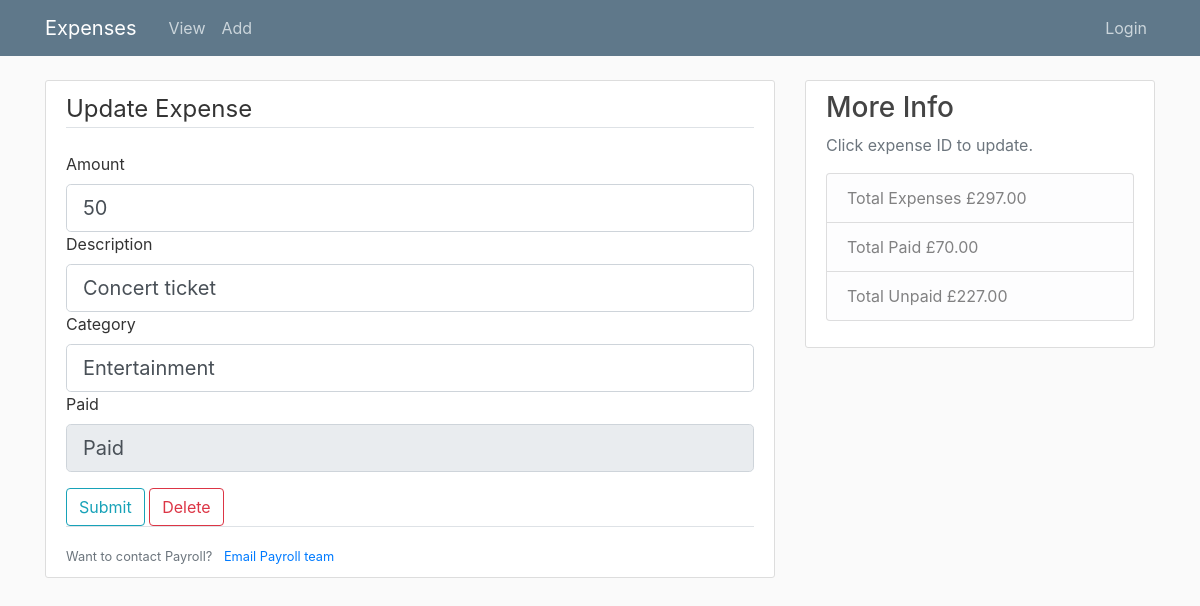
/1/1/update, run on the app's committed database.
### expenses.py (models this page shows)
class Expense(db.Model):
    id = db.Column(db.Integer, index=True, primary_key=True)
    amount = db.Column(db.Integer, index=True)
    description = db.Column(db.String, index=True)
    category = db.Column(db.String, index=True)
    repaid = db.Column(db.String, default="Unpaid", index=True)
    userId = db.Column(db.Integer, db.ForeignKey('user.id'))

### expenses.py (the view)
@app.route("/<int:user_id>/<int:expense_id>/update", methods=["GET", "POST"])
def update(user_id, expense_id):
    expense = Expense.query.get_or_404(expense_id)
    form = UpdateForm()
    if form.validate_on_submit():
        expense.amount = form.amount.data
        expense.description = form.description.data
        expense.category = form.category.data
        db.session.commit()
        flash(f"Expense updated", "success")
        return redirect(url_for("home", user_id=user_id, totalexpense=allexpense(user_id),
                                totalPaid=totalPaid(user_id), totalUnpaid=totalUnpaid(user_id)))
    elif request.method == "GET":
        form.amount.data = expense.amount
        form.description.data = expense.description
        form.category.data = expense.category
        form.repaid.data = expense.repaid
    return render_template("update.html", form=form, title="Update", expense_id=expense_id, user_id=user_id,
                           totalexpense=allexpense(user_id), totalPaid=totalPaid(user_id), totalUnpaid=totalUnpaid(user_id))

### forms.py
class UpdateForm(FlaskForm):
    amount = FloatField(
        "Amount", [validators.DataRequired(message="Please enter an amount")])
    description = StringField(
        "Description", [validators.DataRequired(message="Please enter a description")])
    category = StringField("Category", [validators.DataRequired(
        message="Please enter a category")])
    repaid = StringField("Repaid", render_kw={'readonly': True})
    submit = SubmitField("Submit")

### expenses.py (called while the page is built)
def allexpense(user_id):
    expenses = Expense.query.filter_by(userId=user_id).all()
    totalexpense = 0
    for expense in expenses:
        totalexpense += expense.amount
    return totalexpense

def totalPaid(user_id):
    expenses = Expense.query.filter_by(userId=user_id).all()
    totalpaid = 0
    for expense in expenses:
        if expense.repaid == "Paid":
            totalpaid += expense.amount
    return totalpaid

def totalUnpaid(user_id):
    expenses = Expense.query.filter_by(userId=user_id).all()
    totalunpaid = 0
    for expense in expenses:
        if expense.repaid == "Unpaid":
            totalunpaid += expense.amount
    return totalunpaid

### templates/update.html (shortened to what this page needs)
{% extends 'layout.html' %}
{% block content %}
    <div class="content-section">
        <form method="POST" action="">
            <fieldset class="form-group">
                <legend class="border-bottom mb-4">Update Expense</legend>
                <div class="form=group">
                    {{ form.amount.label(class="form-control-label", text="Amount") }}
                    {{ form.amount(class="form-control form-control-lg") }}
                </div>
                <div class="form=group">
                    {{ form.description.label(class="form-control-label", text="Description") }}
                    {{ form.description(class="form-control form-control-lg") }}
                </div>
                <div class="form=group">
                    {{ form.category.label(class="form-control-label", text="Category") }}
                    {{ form.category(class="form-control form-control-lg") }}
                </div>
                <div class="form=group">
                  {{ form.repaid.label(class="form-control-label", text="Paid") }}
                  {{ form.repaid(class="form-control form-control-lg") }}
              </div>
            </fieldset>
            <div class="form=group">
                    {{ form.submit(class="btn btn-outline-info") }}
                    <button type="button" class="btn btn-outline-danger" data-toggle="modal" data-target="#deleteModal">Delete</button>
                </div>
        </form>
        <div class="border-top pt-3">
          <small class="text-muted">
              Want to contact Payroll? <a class="ml-2" href="mailto:payroll@example.com">
                  Email Payroll team</a>
          </small>
      </div>
    </div>
{% endblock content %}

### static/main.css (style rules this page uses)
body { background: #fafafa; color: #333333; margin-top: 5rem; }
.content-section { background: #ffffff; padding: 10px 20px; border: 1px solid #dddddd; border-radius: 3px; margin-bottom: 20px; }

### data on the page
Expense: amount "50", description "Concert ticket", category "Entertainment", repaid "Paid"

### other printed values
{{ '{:.2f}'.format(totalexpense) }} "297.00"
{{ '{:.2f}'.format(totalPaid) }} "70.00"
{{ '{:.2f}'.format(totalUnpaid) }} "227.00"
